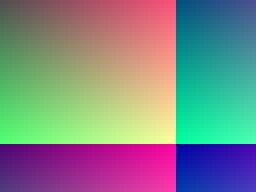
#> input picture tests/fixtures/images/sample02.tif, 64 x 48 px (shown 4 times larger)
$ python -i autotonecompare.py   (imports and definitions only)
#> lines starting #> are read from the running program, lines starting #| are printed output that depends on the picture; after the words box and inside, x2 and y2 are one past the last pixel; in counts of white or black regions, pixels touching at a corner belong together
#!/usr/bin/env python3
"""
autotonecompare.py -- measure Winnow's Auto tone (Develop/autotone.cpp) against Lightroom's.

Lightroom writes its Auto results into each export's XMP (crs:Exposure2012 ...), so a set
of LR exports of auto-toned images is a labelled set. For each export:

  1. The original is found from the export's crs:RawFileName (Spotlight, cached in
     <cache>/sources.json; --source NAME=PATH overrides) and dumped once with
     `Winnow --dumpworking` (raws, and JPEG / HEIC as Develop builds them).
  2. `developrender <wkg> <out> autotone long=N` runs AutoTone::Solve on the dump and
     renders with its values; a second render with no edits is the neutral baseline.
  3. Comparisons:
       SLIDERS  Winnow's eight values against Lightroom's.
       TONE     what each picture LOOKS like, as whole-frame statistics of the LR export,
                the Winnow Auto render and the Winnow neutral render: display-luma
                percentiles (levels of 255), luma std. dev. and mid-tone CIELAB chroma.
                Histogram statistics need no registration, so LR's lens correction and
                any crop do not matter.
       SPLIT    a third render, Winnow with LIGHTROOM'S eight values, splits the tone
                error in two: LR-values vs LR is what the sliders MEAN (Winnow's slider
                scales against Lightroom's), Auto vs LR-values is what the solver
                DECIDED. Only the second is the solver's to fix.

Exports whose eight sliders are all zero were not auto-toned and are listed, not scored.

Usage:
  autotonecompare.py [--dir DIR] [--only NAME ...] [--source NAME=PATH ...] [--jobs N]
                     [--env K=V ...] [--json OUT.json] [--exclude NAME ...]

  --dir      folder of LR exports (default $LRREF/Autotone)
  --env      extra environment for developrender (dev-only tunables while fitting)
  --exclude  names scored for SLIDERS only, e.g. exports LR rendered with AI Denoise
  --json     write every per-image number for fitting scripts

Cache: <dir>/../.autotone_cache (dumps ~0.6 GB per 61 MP raw; renders keyed by the
tool's mtime and --env). Needs numpy and opencv-python.
"""
import argparse, concurrent.futures as cf, hashlib, json, os, subprocess, sys
import numpy as np
import cv2

REPO = os.path.abspath(os.path.join(os.path.dirname(__file__), '..', '..'))
TOOL = os.path.join(REPO, 'build/mac-debug/tests/developrender')
WINNOW = os.path.join(REPO, 'build/mac-debug/Winnow.app/Contents/MacOS/Winnow')
LRREF = os.path.expanduser(os.environ.get('LRREF', '~/Pictures/_LRref'))
LONG = 1200

SLIDERS = ['exposure', 'contrast', 'highlights', 'shadows', 'whites', 'blacks',
           'vibrance', 'saturation']
CRS = {'exposure': 'Exposure2012', 'contrast': 'Contrast2012',
       'highlights': 'Highlights2012', 'shadows': 'Shadows2012',
       'whites': 'Whites2012', 'blacks': 'Blacks2012', 'vibrance': 'Vibrance',
       'saturation': 'Saturation'}
PCTS = [1, 5, 25, 50, 75, 95, 99]


# [68 lines left out: functions lr_labels, find_source, dump, render, parse_auto, not called in this run]


def tone_stats(path):
    """Whole-frame display statistics of an sRGB image, at LONG px."""
#> called with path = '../fixtures/images/sample02.tif'
    im = cv2.imread(path, cv2.IMREAD_UNCHANGED | cv2.IMREAD_ANYDEPTH)
#> im is the input picture: shape (48, 64, 3); mean B, G, R 135, 133.5, 126
    if im is None: raise RuntimeError('cannot read ' + path)
    if im.ndim == 2: im = cv2.cvtColor(im, cv2.COLOR_GRAY2BGR)
    im = im[:, :, :3]
    s = LONG / max(im.shape[:2])
#> s = 18.75
    if s < 1: im = cv2.resize(im, None, fx=s, fy=s, interpolation=cv2.INTER_AREA)
    f = im.astype(np.float32) / (65535.0 if im.dtype == np.uint16 else 255.0)
    b, g, r = f[:, :, 0], f[:, :, 1], f[:, :, 2]
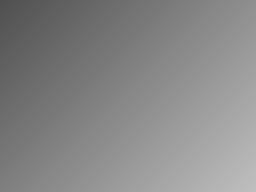
#> b: shape (48, 64) float32 (shown 4 times larger); min 0.314, max 0.745, mean 0.529
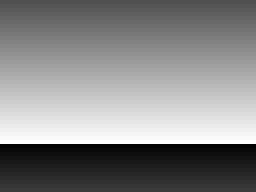
#> g: shape (48, 64) float32 (shown 4 times larger); min 0.0157, max 1, mean 0.524
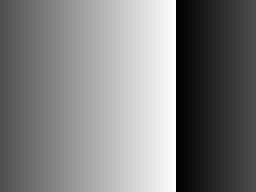
#> r: shape (48, 64) float32 (shown 4 times larger); min 0, max 0.988, mean 0.494
    luma = (r * 54 + g * 183 + b * 19) / 256.0 * 255.0     # the histogram scope's luma
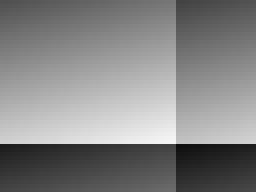
#> luma: shape (48, 64) float32 (shown 4 times larger); min 14.73, max 247.2, mean 132
    lab = cv2.cvtColor(f[:, :, ::-1].copy(), cv2.COLOR_RGB2Lab)
#> lab: shape (48, 64, 3) float32; mean of channels 0, 1, 2 58.7, 2.8, 2.5
    L = lab[:, :, 0]
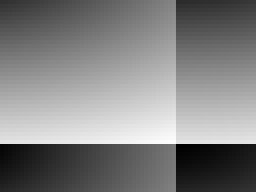
#> L: shape (48, 64) float32 (shown 4 times larger); min 18.44, max 97.87, mean 58.7; drawn with min black and max white
    C = np.hypot(lab[:, :, 1], lab[:, :, 2])
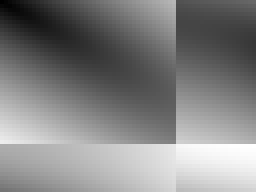
#> C: shape (48, 64) float32 (shown 4 times larger); min 0, max 96.3, mean 49.3; drawn with min black and max white
    mid = (L > 10) & (L < 95)
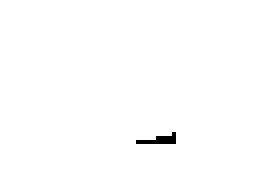
#> mid: shape (48, 64) bool (shown 4 times larger); 99.5% white; black in thin lines or dots, all inside (x1, y1, x2, y2) = (34, 33, 44, 36)
    st = {'p%d' % p: float(np.percentile(luma, p)) for p in PCTS}
#> st = {'p1': 26.66, 'p5': 42.19, 'p25': 86.51, 'p50': 134, 'p75': 177.7, 'p95': 217, 'p99': 235.2}
    st['mean'] = float(luma.mean())
    st['sd'] = float(luma.std())
    st['chroma'] = float(C[mid].mean()) if mid.any() else 0.0
    return st


def lr_args(lr):
    return ['%s=%g' % (k, lr[k]) for k in SLIDERS]


# [20 lines left out: function process, not called in this run]


def fmt(v, k):
    return ('%+.2f' % v) if k == 'exposure' else ('%+4.0f' % v)


# [92 lines left out: function main, not called in this run]


# [2 lines not run here, left out]

>>> result = tone_stats('../fixtures/images/sample02.tif')
#> result = 10 items
